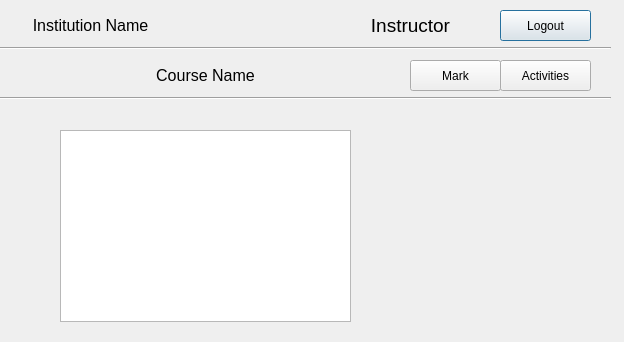
<?xml version="1.0" encoding="UTF-8"?>
<ui version="4.0">
 <class>CourseScreen</class>
 <widget class="QDialog" name="CourseScreen">
  <property name="geometry">
   <rect>
    <x>0</x>
    <y>0</y>
    <width>624</width>
    <height>342</height>
   </rect>
  </property>
  <property name="windowTitle">
   <string>Dialog</string>
  </property>
  <widget class="QPushButton" name="logoutButton">
   <property name="geometry">
    <rect>
     <x>500</x>
     <y>10</y>
     <width>91</width>
     <height>31</height>
    </rect>
   </property>
   <property name="text">
    <string>Logout</string>
   </property>
  </widget>
  <widget class="Line" name="line_2">
   <property name="geometry">
    <rect>
     <x>0</x>
     <y>90</y>
     <width>611</width>
     <height>16</height>
    </rect>
   </property>
   <property name="orientation">
    <enum>Qt::Horizontal</enum>
   </property>
  </widget>
  <widget class="Line" name="line">
   <property name="geometry">
    <rect>
     <x>0</x>
     <y>40</y>
     <width>611</width>
     <height>16</height>
    </rect>
   </property>
   <property name="orientation">
    <enum>Qt::Horizontal</enum>
   </property>
  </widget>
  <widget class="QPushButton" name="activityButton">
   <property name="geometry">
    <rect>
     <x>500</x>
     <y>60</y>
     <width>91</width>
     <height>31</height>
    </rect>
   </property>
   <property name="text">
    <string>Activities</string>
   </property>
  </widget>
  <widget class="QLabel" name="myName">
   <property name="geometry">
    <rect>
     <x>330</x>
     <y>10</y>
     <width>161</width>
     <height>31</height>
    </rect>
   </property>
   <property name="text">
    <string>&lt;html&gt;&lt;head/&gt;&lt;body&gt;&lt;p align=&quot;center&quot;&gt;&lt;span style=&quot; font-size:14pt;&quot;&gt;Instructor&lt;/span&gt;&lt;/p&gt;&lt;/body&gt;&lt;/html&gt;</string>
   </property>
  </widget>
  <widget class="QPushButton" name="markButton">
   <property name="geometry">
    <rect>
     <x>410</x>
     <y>60</y>
     <width>91</width>
     <height>31</height>
    </rect>
   </property>
   <property name="text">
    <string>Mark</string>
   </property>
  </widget>
  <widget class="QLabel" name="label_7">
   <property name="geometry">
    <rect>
     <x>10</x>
     <y>10</y>
     <width>161</width>
     <height>31</height>
    </rect>
   </property>
   <property name="text">
    <string>&lt;html&gt;&lt;head/&gt;&lt;body&gt;&lt;p align=&quot;center&quot;&gt;&lt;span style=&quot; font-size:12pt;&quot;&gt;Institution Name&lt;/span&gt;&lt;/p&gt;&lt;/body&gt;&lt;/html&gt;</string>
   </property>
  </widget>
  <widget class="QLabel" name="courseName">
   <property name="geometry">
    <rect>
     <x>20</x>
     <y>60</y>
     <width>371</width>
     <height>31</height>
    </rect>
   </property>
   <property name="text">
    <string>&lt;html&gt;&lt;head/&gt;&lt;body&gt;&lt;p align=&quot;center&quot;&gt;&lt;span style=&quot; font-size:12pt;&quot;&gt;Course Name&lt;/span&gt;&lt;/p&gt;&lt;/body&gt;&lt;/html&gt;</string>
   </property>
  </widget>
  <widget class="QTableView" name="listofStudent_table">
   <property name="geometry">
    <rect>
     <x>60</x>
     <y>130</y>
     <width>291</width>
     <height>192</height>
    </rect>
   </property>
  </widget>
 </widget>
 <resources/>
 <connections/>
</ui>
